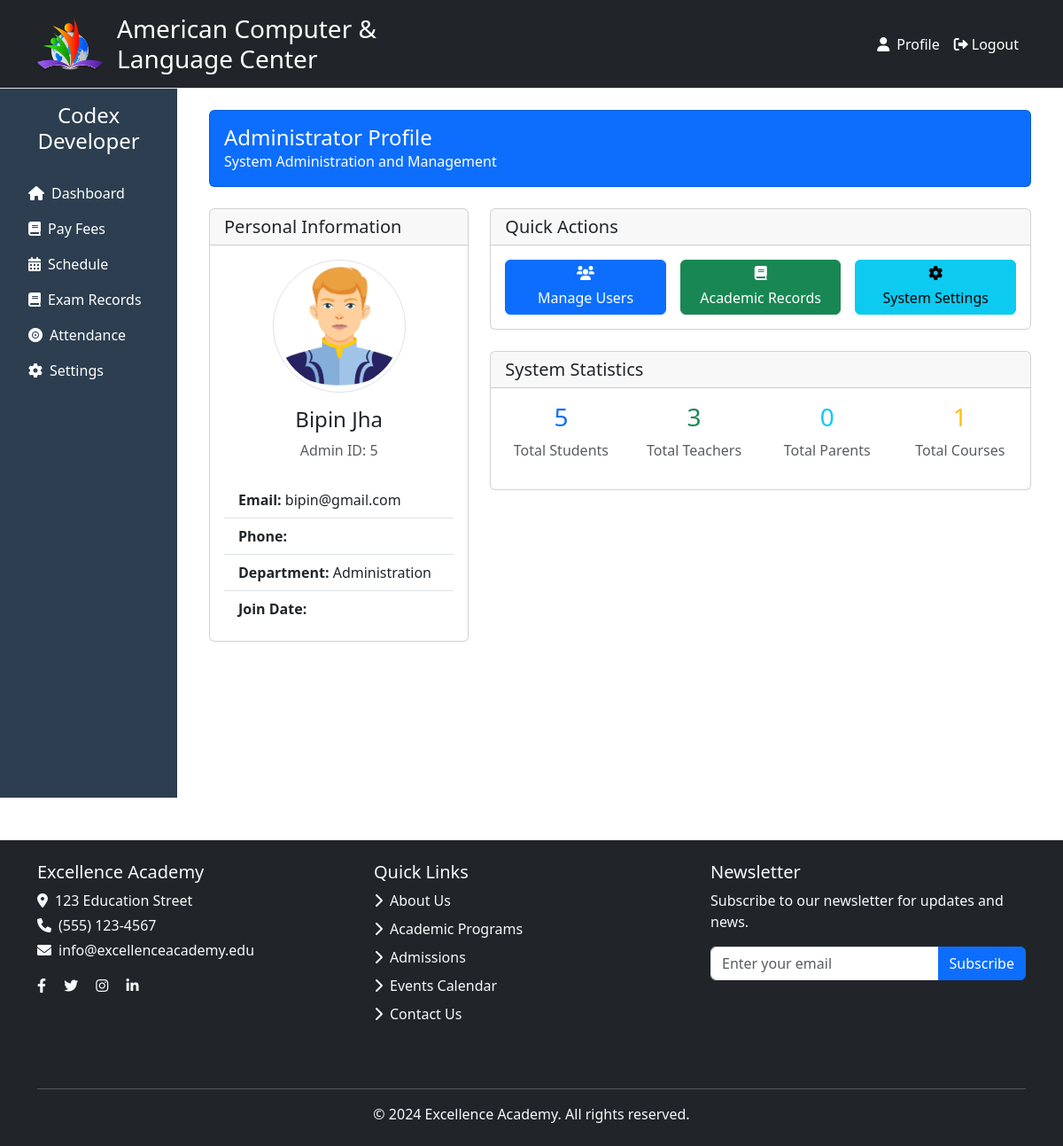
The page /profile/admin/ (signed in) on the database its author committed.
### userapp/models.py (models this page shows, shortened)
class CustomUser(AbstractBaseUser, PermissionsMixin):
    username = models.CharField(max_length=150, unique=True)
    email = models.EmailField(unique=True)
    full_name = models.CharField(max_length=255)
    is_active = models.BooleanField(default=True)
    is_staff = models.BooleanField(default=False)  # Staff user (can log into admin)
    role = models.CharField(
        max_length=10,
        choices=UserRole.choices,
        default=UserRole.ADMIN
    )
    objects = CustomUserManager()
    USERNAME_FIELD = 'email'
    REQUIRED_FIELDS = ['full_name']  # Only full_name is required for superuser creation

### userapp/views.py (the view)
# urls.py: path('profile/admin/', views.admin_profile_view, name='admin_profile'),
@login_required(login_url='login')
def admin_profile_view(request):
    admin = request.user
    total_students = Student.objects.count()
    total_enrolled_students = EnrollStudent.objects.count()
    total_fee_paid = FeesByStudent.objects.aggregate(Sum('fees_amount'))['fees_amount__sum'] or 0
    total_courses = Course.objects.count()
    total_teachers = Teacher.objects.count()
    total_teacher_salary_paid = TeacherSalaryPayment.objects.aggregate(Sum('amount'))['amount__sum'] or 0  # Use 'amount' instead of 'amount_paid'
    context = {
        'total_students': total_students,
        'total_enrolled_students': total_enrolled_students,
        'total_fee_paid': total_fee_paid,
        'total_courses': total_courses,
        'total_teachers': total_teachers,
        'total_teacher_salary_paid': total_teacher_salary_paid,
        'admin': admin,
    }
    return render(request, 'user/profile/admin_profile.html', context)

### userapp/templates/user/profile/admin_profile.html (shortened to what this page needs)
{% extends 'user/base.html' %}
{% block content %}
<div class="container">
    <div class="row mb-4">
        <div class="col-12">
            <div class="card bg-primary text-white">
                <div class="card-body">
                    <h4 class="card-title mb-0">Administrator Profile</h4>
                    <p class="mb-0">System Administration and Management</p>
                </div>
            </div>
        </div>
    </div>
    <div class="row">
        <div class="col-md-4 mb-4">
            <div class="card">
                <div class="card-header">
                    <h5 class="card-title mb-0">Personal Information</h5>
                </div>
                <div class="card-body">
                    <div class="text-center mb-4">
                        <img src="{{ admin.profile_photo.url|default:'/media/img/default-avatar.jpg' }}"
                             class="rounded-circle img-thumbnail" style="width: 150px; height: 150px;">
                        <h4 class="mt-3">{{ admin.full_name }}</h4>
                        <p class="text-muted">Admin ID: {{ admin.id }}</p>
                    </div>
                    <ul class="list-group list-group-flush">
                        <li class="list-group-item"><strong>Email:</strong> {{ admin.email }}</li>
                        <li class="list-group-item"><strong>Phone:</strong> {{ admin.phone_number }}</li>
                        <li class="list-group-item"><strong>Department:</strong> Administration</li>
                        <li class="list-group-item"><strong>Join Date:</strong> {{ admin.date_joined|date:"F d, Y" }}</li>
                    </ul>
                </div>
            </div>
        </div>
        <div class="col-md-8">
            <div class="row">
                <div class="col-12 mb-4">
                    <div class="card">
                        <div class="card-header">
                            <h5 class="card-title mb-0">Quick Actions</h5>
                        </div>
                        <div class="card-body">
                            <div class="row g-3">
                                <div class="col-md-4">
                                    <a href="/dashboard/manage-user" class="btn btn-primary w-100">
                                        <i class="fas fa-users mb-2"></i><br>
                                        Manage Users
                                    </a>
                                </div>
                                <div class="col-md-4">
                                    <a href="#" class="btn btn-success w-100">
                                        <i class="fas fa-book mb-2"></i><br>
                                        Academic Records
                                    </a>
                                </div>
                                <div class="col-md-4">
                                    <a href="#" class="btn btn-info w-100">
                                        <i class="fas fa-cog mb-2"></i><br>
                                        System Settings
                                    </a>
                                </div>
                            </div>
                        </div>
                    </div>
                </div>
                <div class="col-12 mb-4">
                    <div class="card">
                        <div class="card-header">
                            <h5 class="card-title mb-0">System Statistics</h5>
                        </div>
                        <div class="card-body">
                            <div class="row">
                                <div class="col-md-3 text-center">
                                    <h3 class="text-primary">{{ total_students|default:"0" }}</h3>
                                    <p class="text-muted">Total Students</p>
                                </div>
                                <div class="col-md-3 text-center">
                                    <h3 class="text-success">{{ total_teachers|default:"0" }}</h3>
                                    <p class="text-muted">Total Teachers</p>
                                </div>
                                <div class="col-md-3 text-center">
                                    <h3 class="text-info">{{ total_parents|default:"0" }}</h3>
                                    <p class="text-muted">Total Parents</p>
                                </div>
                                <div class="col-md-3 text-center">
                                    <h3 class="text-warning">{{ total_courses|default:"0" }}</h3>
                                    <p class="text-muted">Total Courses</p>
                                </div>
                            </div>
                        </div>
                    </div>
                </div>
            </div>
        </div>
    </div>
</div>
{% endblock %}

### userapp/templates/user/base.html (style rules this page uses)
.card { transition: transform 0.2s; }

### rows shown on the page
CustomUser: full_name "Bipin Jha", id "5", email "bipin@gmail.com"

### other values the page prints
{{ total_students|default:"0" }} "5"
{{ total_teachers|default:"0" }} "3"
{{ total_parents|default:"0" }} "0"
{{ total_courses|default:"0" }} "1"
